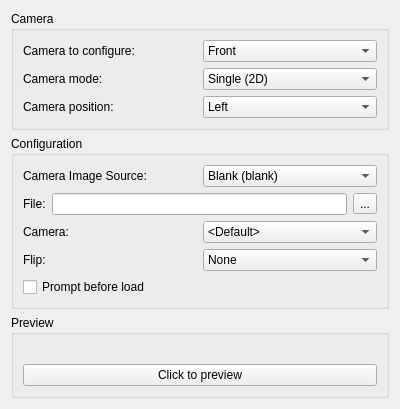
<?xml version="1.0" encoding="UTF-8"?>
<ui version="4.0">
 <class>ConfigurationCamera</class>
 <widget class="QWidget" name="ConfigurationCamera">
  <property name="geometry">
   <rect>
    <x>0</x>
    <y>0</y>
    <width>400</width>
    <height>300</height>
   </rect>
  </property>
  <property name="windowTitle">
   <string>Form</string>
  </property>
  <layout class="QVBoxLayout" name="verticalLayout">
   <item>
    <widget class="QGroupBox" name="groupBox">
     <property name="title">
      <string>Camera</string>
     </property>
     <layout class="QVBoxLayout" name="verticalLayout_2">
      <item>
       <layout class="QHBoxLayout" name="horizontalLayout">
        <item>
         <widget class="QLabel" name="camera_selection_label">
          <property name="toolTip">
           <string>Select the camera to configure</string>
          </property>
          <property name="text">
           <string>Camera to configure:</string>
          </property>
         </widget>
        </item>
        <item>
         <widget class="QComboBox" name="camera_selection">
          <property name="toolTip">
           <string>Select the camera to configure</string>
          </property>
          <item>
           <property name="text">
            <string>Front</string>
           </property>
          </item>
          <item>
           <property name="text">
            <string>Rear</string>
           </property>
          </item>
         </widget>
        </item>
       </layout>
      </item>
      <item>
       <layout class="QHBoxLayout" name="horizontalLayout_2">
        <item>
         <widget class="QLabel" name="camera_mode_label">
          <property name="toolTip">
           <string>Select the camera mode (single or double)</string>
          </property>
          <property name="text">
           <string>Camera mode:</string>
          </property>
         </widget>
        </item>
        <item>
         <widget class="QComboBox" name="camera_mode">
          <property name="toolTip">
           <string>Select the camera mode (single or double)</string>
          </property>
          <item>
           <property name="text">
            <string>Single (2D)</string>
           </property>
          </item>
          <item>
           <property name="text">
            <string>Double (3D)</string>
           </property>
          </item>
         </widget>
        </item>
       </layout>
      </item>
      <item>
       <layout class="QHBoxLayout" name="horizontalLayout_3">
        <item>
         <widget class="QLabel" name="camera_position_label">
          <property name="toolTip">
           <string>Select the position of camera to configure</string>
          </property>
          <property name="text">
           <string>Camera position:</string>
          </property>
         </widget>
        </item>
        <item>
         <widget class="QComboBox" name="camera_position">
          <property name="toolTip">
           <string>Select the position of camera to configure</string>
          </property>
          <item>
           <property name="text">
            <string>Left</string>
           </property>
          </item>
          <item>
           <property name="text">
            <string>Right</string>
           </property>
          </item>
         </widget>
        </item>
       </layout>
      </item>
     </layout>
    </widget>
   </item>
   <item>
    <widget class="QGroupBox" name="configurationBox">
     <property name="title">
      <string>Configuration</string>
     </property>
     <layout class="QVBoxLayout" name="verticalLayout_configuration">
      <item>
       <layout class="QHBoxLayout" name="horizontalLayout_4">
        <item>
         <widget class="QLabel" name="image_source_label">
          <property name="toolTip">
           <string>Select where the image of the emulated camera comes from. It may be an image or a real camera.</string>
          </property>
          <property name="text">
           <string>Camera Image Source:</string>
          </property>
         </widget>
        </item>
        <item>
         <widget class="QComboBox" name="image_source">
          <property name="toolTip">
           <string>Select where the image of the emulated camera comes from. It may be an image or a real camera.</string>
          </property>
          <item>
           <property name="text">
            <string>Blank (blank)</string>
           </property>
          </item>
          <item>
           <property name="text">
            <string>Still Image (image)</string>
           </property>
          </item>
          <item>
           <property name="text">
            <string>System Camera (qt)</string>
           </property>
          </item>
         </widget>
        </item>
       </layout>
      </item>
      <item>
       <layout class="QHBoxLayout" name="horizontalLayout_6">
        <item>
         <widget class="QLabel" name="camera_file_label">
          <property name="frameShape">
           <enum>QFrame::NoFrame</enum>
          </property>
          <property name="text">
           <string>File:</string>
          </property>
         </widget>
        </item>
        <item>
         <widget class="QLineEdit" name="camera_file"/>
        </item>
        <item>
         <widget class="QToolButton" name="toolButton">
          <property name="text">
           <string>...</string>
          </property>
         </widget>
        </item>
       </layout>
      </item>
      <item>
       <layout class="QHBoxLayout" name="horizontalLayout_7">
        <item>
         <widget class="QLabel" name="system_camera_label">
          <property name="frameShape">
           <enum>QFrame::NoFrame</enum>
          </property>
          <property name="toolTip">
           <string>Select the system camera to use</string>
          </property>
          <property name="text">
           <string>Camera:</string>
          </property>
         </widget>
        </item>
        <item>
         <widget class="QComboBox" name="system_camera">
          <property name="sizePolicy">
           <sizepolicy hsizetype="Maximum" vsizetype="Fixed">
            <horstretch>0</horstretch>
            <verstretch>0</verstretch>
           </sizepolicy>
          </property>
          <property name="maximumSize">
           <size>
            <width>250</width>
            <height>16777215</height>
           </size>
          </property>
          <property name="toolTip">
           <string>Select the system camera to use</string>
          </property>
          <item>
           <property name="text">
            <string>&lt;Default&gt;</string>
           </property>
          </item>
         </widget>
        </item>
       </layout>
      </item>
      <item>
       <layout class="QHBoxLayout" name="horizontalLayout_8">
        <item>
         <widget class="QLabel" name="camera_flip_label">
          <property name="frameShape">
           <enum>QFrame::NoFrame</enum>
          </property>
          <property name="toolTip">
           <string>Select the image flip to apply</string>
          </property>
          <property name="text">
           <string>Flip:</string>
          </property>
         </widget>
        </item>
        <item>
         <widget class="QComboBox" name="camera_flip">
          <property name="enabled">
           <bool>true</bool>
          </property>
          <property name="sizePolicy">
           <sizepolicy hsizetype="Maximum" vsizetype="Fixed">
            <horstretch>0</horstretch>
            <verstretch>0</verstretch>
           </sizepolicy>
          </property>
          <property name="maximumSize">
           <size>
            <width>800</width>
            <height>16777215</height>
           </size>
          </property>
          <property name="toolTip">
           <string>Select the image flip to apply</string>
          </property>
          <item>
           <property name="text">
            <string>None</string>
           </property>
          </item>
          <item>
           <property name="text">
            <string>Horizontal</string>
           </property>
          </item>
          <item>
           <property name="text">
            <string>Vertical</string>
           </property>
          </item>
          <item>
           <property name="text">
            <string>Reverse</string>
           </property>
          </item>
         </widget>
        </item>
       </layout>
      </item>
      <item>
       <widget class="QCheckBox" name="prompt_before_load">
        <property name="toolTip">
         <string>Select an image file every time before the camera is loaded</string>
        </property>
        <property name="text">
         <string>Prompt before load</string>
        </property>
       </widget>
      </item>
     </layout>
    </widget>
   </item>
   <item>
    <widget class="QGroupBox" name="previewBox">
     <property name="title">
      <string>Preview</string>
     </property>
     <layout class="QVBoxLayout" name="verticalLayout_3">
      <item>
       <widget class="QLabel" name="preview_box">
        <property name="baseSize">
         <size>
          <width>512</width>
          <height>384</height>
         </size>
        </property>
        <property name="toolTip">
         <string>Resolution: 512*384</string>
        </property>
        <property name="text">
         <string/>
        </property>
       </widget>
      </item>
      <item>
       <widget class="QPushButton" name="preview_button">
        <property name="text">
         <string>Click to preview</string>
        </property>
       </widget>
      </item>
     </layout>
    </widget>
   </item>
   <item>
    <spacer>
     <property name="orientation">
      <enum>Qt::Vertical</enum>
     </property>
     <property name="sizeHint" stdset="0">
      <size>
       <width>20</width>
       <height>40</height>
      </size>
     </property>
    </spacer>
   </item>
  </layout>
 </widget>
 <resources/>
 <connections/>
</ui>
